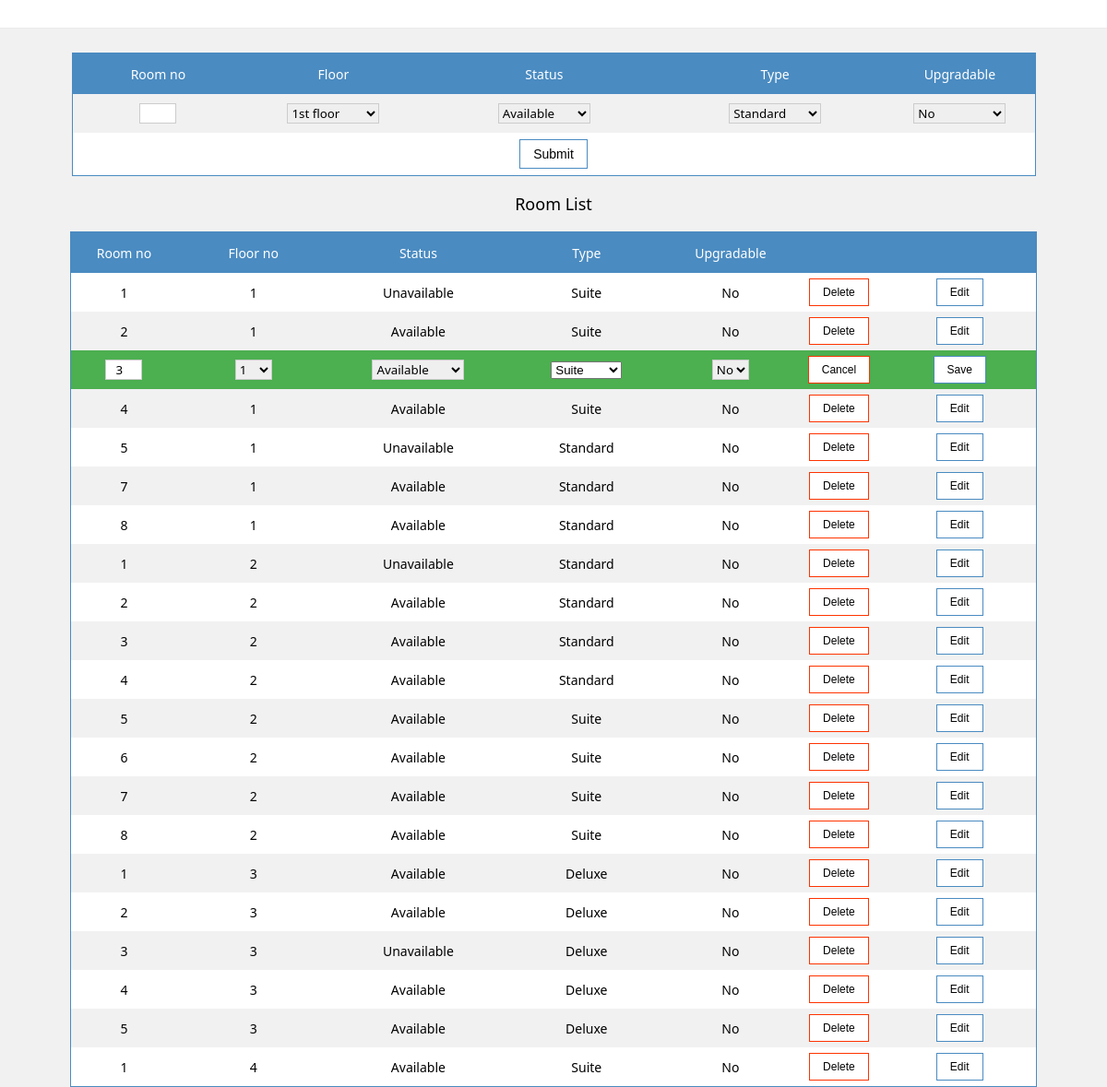
/room.php?ed=868, run on the app's committed database.
### tables this page shows
CREATE TABLE `room_info` (
  `room_id` int(11) NOT NULL,
  `room_no` int(11) DEFAULT NULL,
  `floor_no` int(11) DEFAULT NULL,
  `status` tinyint(1) DEFAULT NULL,
  `type` int(11) DEFAULT NULL,
  `upgradable` tinyint(1) DEFAULT NULL,
  `c_room_no` int(11) DEFAULT NULL,
  `rate` int(11) DEFAULT NULL,
  `delete_status` int(11) NOT NULL DEFAULT '0'
);

CREATE TABLE `room_type` (
  `type_id` int(11) NOT NULL,
  `type_name` varchar(20) DEFAULT NULL,
  `rate` int(11) NOT NULL
);

### room.php (the view, shortened to what this page needs)
<?php
    $conn=mysqli_connect("localhost","root","");
    $db=mysqli_select_db($conn,"hotel_db");
    function show_floor_info_combo($conn,$db,$selected)
    {
        $query="select * from floor_info where floor_status=1";
        $result2=mysqli_query($conn,$query);
        while($data=mysqli_fetch_assoc($result2))
        {
           if($selected==-1)
           {
                echo "<option value=$data[floor_no]>$data[floor_name]</option>";
           }
           else
           {
               if ($selected==$data['floor_no'])
                    echo "<option value=$data[floor_no] selected >$data[floor_no]</option>";
                else
                    echo "<option value=$data[floor_no]>$data[floor_no]</option>";
            }
         }
    }
   function show_type_combo($conn,$db,$selected)
   {
        $query="select * from room_type";
        $result3=mysqli_query($conn,$query);
        while($data=mysqli_fetch_assoc($result3))
        {
               if ($selected==$data['type_id'])
                      echo "<option value= $data[type_id] selected>$data[type_name]</option>";
               else
                      echo "<option value= $data[type_id]>$data[type_name]</option>";
        }
    }
?>
<html>
<head>
</head>
<body bgcolor="#f1f1f1">
<div class="navigation">
</div>
<br/>
<br/><br/>
    <center>
        <form name="f1" method="POST">
             <table width="1045" cellpadding="0"   cellspacing="0"  >
                  <tr bgcolor="#4a8bc1">
                      <td width="174" height="44"><p class="header">Room no</p></td>
                      <td width="182"><p class="header">Floor</p></td>
                      <td width="246"><p class="header">Status</p></td>
                          <td width="223">
              <p class="header">  Type</p>
                </td>
                 <td width="152">
               <p class="header"> Upgradable</p>
                </td>
                </tr>
                <tr  bgcolor='#f1f1f1'>
                      <td height="42" align="center"> <input type="text" name="room_no" size="10" REQUIRED class="txt22"></td>
                       <td><select name="floor_no" default="1" class="cmb">
                       <?php
                          show_floor_info_combo($conn,$db,-1)
                        ?>
                    </select></td>
                    <td align="center"><select name="status"  class="cmb">
                        <option value=1 selected>Available</option>
                    </select></td>
                <td align="center">
                <select name="type"  class="cmb">
                  <?php
                   show_type_combo($conn,$db,-1);
                  ?>
                </select>
                </td>
                <td align="center">
                <select name="upgradable"  class="cmb">
                    <option value=0>No</option>
                    </select>
                </td>
            </tr>
            <tr >
                <td height="46" align="center" colspan="7"><input type="submit" name="submit" class="button"></td>
                </tr>
        </table>
     </form>
    <p class="main"> Room List</p>
    <table  width="1048" cellspacing="0">
        <tr bgcolor="#4a8bc1">
        <td width="107" height="44" align="center"><p class="header">Room no</p></td>
        <td  width="155" align="center"><p class="header">Floor no</p></td>
        <td  width="180" align="center"><p class="header">Status</p></td>
        <td  width="162" align="center"><p class="header">Type</p></td>
        <td width="130" align="center"><p class="header">Upgradable</p></td>
          <td  width="89"></td>
        <td width="50"></td>
        </tr>
        <?php
                $i=0;
				 $query2="select * from room_info,room_type where type=type_id order by c_room_no";
                 $result1=mysqli_query($conn,$query2);
                 while($data=mysqli_fetch_assoc($result1))
                 {
					 if(isset($_GET['ed']) && $_GET['ed']==$data['room_id'] )
					 {
						echo"<tr bgcolor='#4CAF50' >";
					}
                        else
						{
							if($i%2==1)
						{
							echo"<tr bgcolor='#f1f1f1' id='$i' onMouseOver='highlight($i)' onMouseOut='remove_highlight($i)' onDblClick=edit('$data[room_id]')>";
						}
						else
						{
							echo"<tr bgcolor='white' id='$i' onMouseOver='highlight($i)' onMouseOut='remove_highlight($i)'  onDblClick=edit('$data[room_id]')>";
							}
						}
							$i++;
                       if(isset($_GET['ed']) && $_GET['ed']==$data['room_id'] )
                       {
                           ?>
                           <form method='POST'>
                            <td height="42" align="center"><input type='hidden' name='room_id_e' value='<?php echo $data['room_id'];?>'>
                            <input type='text' name='room_no_e' value='<?php echo $data['room_no'];?>' size='4' class="txt22" REQUIRED></td>
                            <td align="center"><select name='floor_e' value=1  class="cmb2">
                           <?php
                            show_floor_info_combo($conn,$db,$data['floor_no']);
                            ?>
                           </select>
                           </td>
                            <?php
                            $one='';
                            if($data['status']==0)
                                $zero='selected';
                                else if($data['status']==1)
                                $one='selected';
                                else
                                $two='selected';
                                ?>
                            <td align="center"><select name='status_e'  class="cmb">
                            <option value=1 <?php echo $one;?>>Available</option>
                            </select>
                           <td align="center"><select name='type_e'>
                               <?php
                            show_type_combo($conn,$db,$data['type']);?>
                           </select>
                           </td>
                           <?php
                            $no='';
                            if($data['upgradable']==0)
                                $no='selected';
                               else
                               $yes='selected';
                               ?>
                            <td align="center"><select name='upgradable_e'  class="cmb2">
                    <option value=0 <?php echo $no; ?>>No</option>
                    </select></td>
                            <td align="center"><a href='room.php?'><input type='button'  value='Cancel' class="button_r"></a></td>
                            <td align="center"><input type='submit' name='submit_e' value='Save' class="button_g"></td>
                           </form>
                    <?php }
                    else
                    {
                        ?>
                       <td height="42" align="center"><?php echo $data['room_no'];?></td>
                       <td align="center"><?php echo $data['floor_no'];?></td>
                       <?php
                        if($data['status']==0)
                            $st='Booked';
                            else if($data['status']==1)
                                $st='Available';
                                else
                                    $st='Unavailable';
                            ?>
                       <td align="center"><?php echo $st; ?></td>
                       <td align="center"><?php echo $data['type_name']; ?></td>
                       <?php
                        if($data['upgradable']==1)
						{
                            ?> <td align="center">Yes</td>
                            <?php }
                        else
						{
						?>
                         <td align="center">No</td>
                         <?php
						 }
                        ?>
                       <td align="center"><a href='room.php?uid=<?php echo $data['room_id']?>'><input type="button" class="button_r" value="Delete"></a></td>
                       <td width="155" align="center"><a href='room.php?ed=<?php echo $data['room_id']?>'><input type="button" class="button_g" value="Edit"> </a></td>
                    <?php } ?>
                    </tr>
             <?php } ?>
      </table>
     </center>
</body>
</html>

### room.php (style rules this page uses)
.txt22 { outline:none; border: 1.5px solid #ccc; padding:10px 10px; width:40px; height:20px; transition:.5s; font-family:'Segoe UI'; transition: .5s; display:block; }
.cmb { outline:none; border: 1.5px solid #ccc; //padding:10px 10px; width:100px; //height:20px; transition:.5s; font-family:'Segoe UI'; transition: .5s; }
.cmb2 { outline:none; border: 1.5px solid #ccc; //padding:10px 10px; width:40px; //height:20px; transition:.5s; font-family:'Segoe UI'; transition: .5s; }
body { font-family:'Segoe UI'; font-size:14px; }
table { border: 1.5px solid #4a8bc1; font-size: 14px; background-color: white; text-align: center; }
.header { font-weight:200; color:white; }
.button { border: 1.5px solid #4a8bc1; background-color:white; font-size:14px; padding:7px 14px; transition: .5s; }
.button_r { border: 1.5px solid #F30; background-color:white; font-size:12px; padding:7px 14px; transition: .5s; }
.button_g { border: 1.5px solid #4a8bc1; background-color:white; font-size:12px; padding:7px 14px; transition: .5s; }
a { text-decoration:none; }
.main { font-size:18px; }
.navigation { width:1800px; height:30px; position:fixed; background-color:white; box-shadow: 0.2px 0.2px 0.5px #000000; }
body { margin:0; }

### data on the page
room_info: room_no "1", floor_no "1", status "Unavailable", room_type.type_name "Suite", shows "No"
room_info: room_no "2", floor_no "1", status "Available", room_type.type_name "Suite", shows "No"
room_info: room_no_e "3"
room_info: room_no "4", floor_no "1", status "Available", room_type.type_name "Suite", shows "No"
room_info: room_no "5", floor_no "1", status "Unavailable", room_type.type_name "Standard", shows "No"
room_info: room_no "7", floor_no "1", status "Available", room_type.type_name "Standard", shows "No"
room_info: room_no "8", floor_no "1", status "Available", room_type.type_name "Standard", shows "No"
room_info: room_no "1", floor_no "2", status "Unavailable", room_type.type_name "Standard", shows "No"
room_info: room_no "2", floor_no "2", status "Available", room_type.type_name "Standard", shows "No"
room_info: room_no "3", floor_no "2", status "Available", room_type.type_name "Standard", shows "No"
room_info: room_no "4", floor_no "2", status "Available", room_type.type_name "Standard", shows "No"
room_info: room_no "5", floor_no "2", status "Available", room_type.type_name "Suite", shows "No"
room_info: room_no "6", floor_no "2", status "Available", room_type.type_name "Suite", shows "No"
room_info: room_no "7", floor_no "2", status "Available", room_type.type_name "Suite", shows "No"
room_info: room_no "8", floor_no "2", status "Available", room_type.type_name "Suite", shows "No"
room_info: room_no "1", floor_no "3", status "Available", room_type.type_name "Deluxe", shows "No"
room_info: room_no "2", floor_no "3", status "Available", room_type.type_name "Deluxe", shows "No"
room_info: room_no "3", floor_no "3", status "Unavailable", room_type.type_name "Deluxe", shows "No"
room_info: room_no "4", floor_no "3", status "Available", room_type.type_name "Deluxe", shows "No"
room_info: room_no "5", floor_no "3", status "Available", room_type.type_name "Deluxe", shows "No"
room_info: room_no "1", floor_no "4", status "Available", room_type.type_name "Suite", shows "No"

### other printed values
form field floor_no "1st floor"
form field type "Standard"
form field floor_e "1"
form field type_e "Suite"
